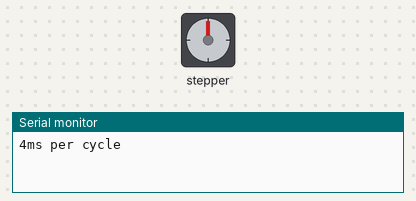
The sketch below on a simulated Arduino Uno, built with avr-gcc and run on an emulated ATmega328P. On the bench: stepper motor, the last lines printed to the serial monitor. Stepper angles assume 200 steps per turn.

Above: at 0.15 s.
At 9.5 s:
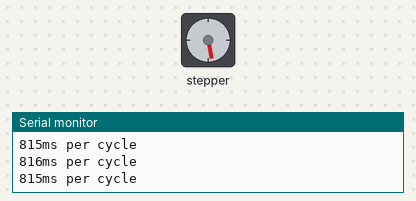
At 19.16 s:
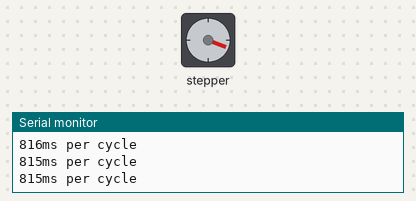
At 38.36 s:
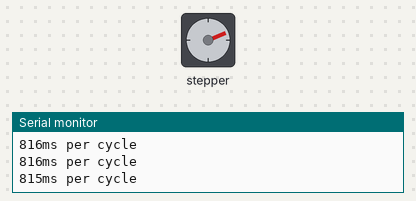
Timing chart, 0 to 40.0 s (numbered marks = the images above):
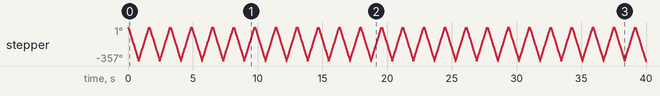

The sketch:

stepper.ino
```cpp
/*
 Stepper Motor Control - speed control

 This program drives a unipolar or bipolar stepper motor.
 The motor is attached to digital pins 8 - 11 of the Arduino.
 A potentiometer is connected to analog input 0.

 The motor will rotate in a clockwise direction. The higher the potentiometer value,
 the faster the motor speed. Because setSpeed() sets the delay between steps,
 you may notice the motor is less responsive to changes in the sensor value at
 low speeds.

 Created 30 Nov. 2009
 Modified 28 Oct 2010
 by Tom Igoe

 */

#include <Stepper.h>
#include <math.h>


/************GLOBAL VARIABLES**********/
int stepsPerRevolution = 200;  // change this to fit the number of steps per revolution (This is correct for our motor)

// for your motor
bool direction = true; //true for ccw, false cw

//default pins are for an arduino uno. CW rotation.
int pin1 = 8, pin2 = 9, pin3 = 10, pin4 = 11; //pins 8-11: red green yellow blue

// initialize the stepper library on pins 8 through 11:
Stepper myStepper(stepsPerRevolution, pin1, pin2, pin3, pin4);

int stepCount = 0;  // number of steps the motor has taken
unsigned long time;

/*********END OF GLOBAL VARIABLES*******/

void setup() {
  // nothing to do inside the setup
  Serial.begin(9600);
  time = millis();

}

void flipDir(){
  stepsPerRevolution *= -1;
}

void moveWithVelocity(double vx, double vy){ //probably put into loop fn
  //these variables are multipliers, so we have 1*vx and 1*vy, both being less than 1. This will help for direction
  double angle = atan2(vy,vx);
//  stepsPerRevolutionX=vX; //we'll have 2 motors ideally, one for x and one for y. then, we'll need 2 steps per rev. vars.
}

void loop() {

  // motorSpeed should be a range from 0 to 100:
  int motorSpeed = 80;
  // set the motor speed:
  if (motorSpeed > 0) {
    myStepper.setSpeed(motorSpeed); //setSpeed only takes a positive number
    // step 1/100 of a revolution:
    myStepper.step(stepsPerRevolution / 200); //we have constant 200 steps per revolution
  }

  if(stepCount % 200 ==0) { //flip direction of rotation every 500 steps
    flipDir();
    Serial.print(millis()-time);
    Serial.print("ms per cycle\n");
    time = millis();
  }
  stepCount++;
}
```
